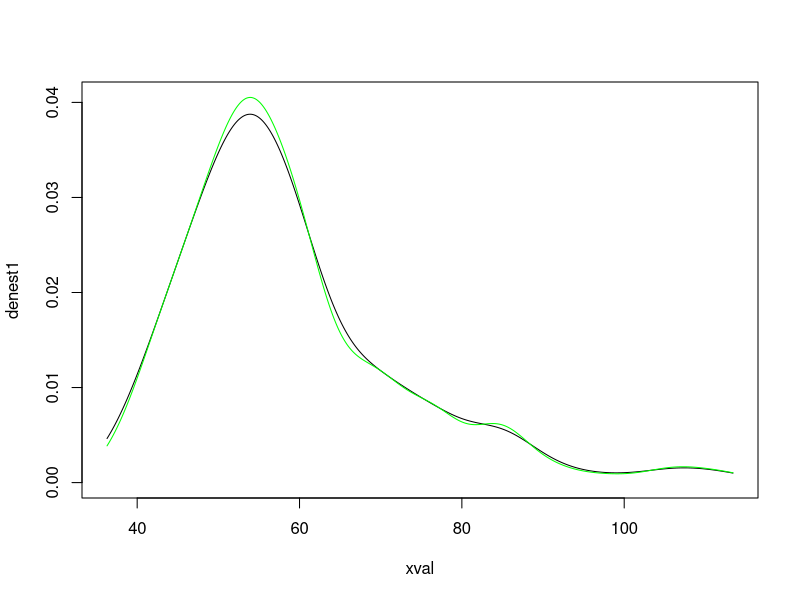

Generate this figure with R:
# PART 2 OF R CODE FOR TARGIL 6 QUESTION 2

#READ DATA AND COMPUTE HOPT
indat1 = read.table("ex6dat.txt")
x = indat1[,1]
n = length(x)
xmin = min(x)
xmax = max(x)
xval = xmin + (xmax-xmin)*c(0:511)/511
ssdint = 1.46e-6
kerfac = 0.5/sqrt(pi)
hopt = (kerfac/(n*ssdint))^(1/5)

#NORMAL KERNEL
krnl = function(u) {
  krnl = dnorm(u)
 }

#KERNEL ESTIMATE OF DENSITY
kernest = function(h,xval) {
  nval = length(xval)
  f = rep(0,nval)
  for (i in 1:nval) {
    xv = xval[i]
    f[i] = sum(krnl((x-xv)/h))/(n*h)
   }
  return(f) 
 }   

denest1 = kernest(hopt,xval)
den=density(x, bw = "SJ", from=xmin, to=xmax, n=512)
hoptSJ = den$bw
hfac = hopt/hoptSJ
print(cbind(hopt,hoptSJ,hfac))
denest2 = den$y
dmax1 = max(denest1)
dmax2 = max(denest2)
dmax = max(dmax1,dmax2)
plot(xval,denest1,type="l",ylim=c(0,dmax))
lines(xval,denest2,lty=1,col="green")
